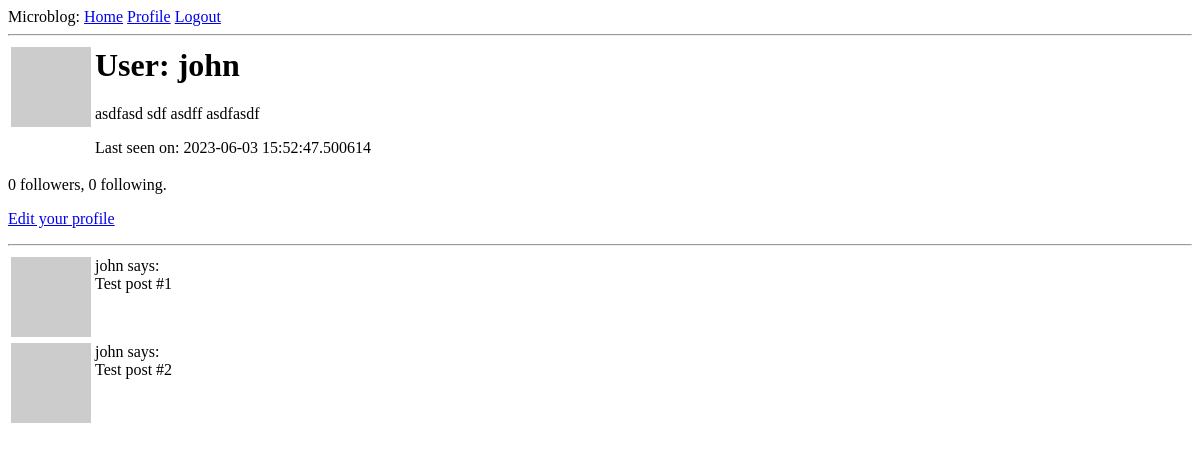
Page /user/john (signed in) on the earlier database version.
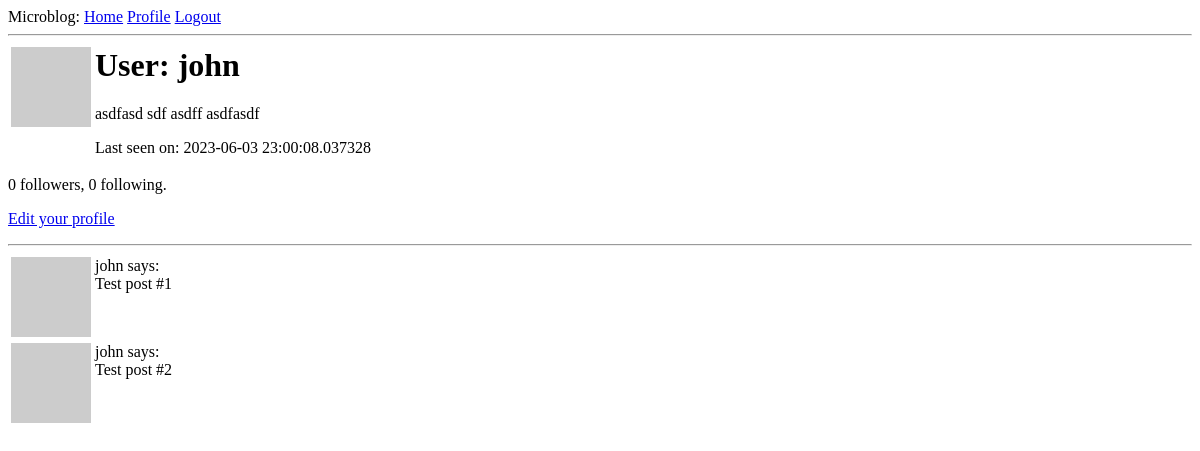
Same page on the later database version.
### app/models.py (models this page shows, shortened)
class User(UserMixin, db.Model):
    id = db.Column(db.Integer, primary_key=True)
    username = db.Column(db.String(64), index=True, unique=True)
    email = db.Column(db.String(120), index=True, unique=True)
    password_hash = db.Column(db.String(128))
    posts = db.relationship("Post", backref="author", lazy="dynamic")
    about_me = db.Column(db.String(140))
    last_seen = db.Column(db.DateTime, default=datetime.utcnow)
    followed = db.relationship(
        "User",
        secondary=followers,
        primaryjoin=(followers.c.follower_id == id),
        secondaryjoin=(followers.c.followed_id == id),
        backref=db.backref("followers", lazy="dynamic"),
        lazy="dynamic",
    )
    def avatar(self, size):
        digest = md5(self.email.lower().encode("utf-8")).hexdigest()
        return "https://www.gravatar.com/avatar/{}?d=identicon&s={}".format(
            digest, size
        )

### app/routes.py (the view)
@app.route("/user/<username>")
@login_required
def user(username):
    user = User.query.filter_by(username=username).first_or_404()
    posts = [
        {"author": user, "body": "Test post #1"},
        {"author": user, "body": "Test post #2"},
    ]
    return render_template("user.html", user=user, posts=posts)

### app/models.py (called while the page is built)
@login.user_loader
def load_user(id):
    return User.query.get(int(id))

### app/routes.py (called while the page is built)
@app.before_request
def before_request():
    if current_user.is_authenticated:
        current_user.last_seen = datetime.utcnow()
        db.session.commit()

### app/templates/user.html (shortened to what this page needs)
{% extends 'base.html' %}
{% block content %}
  <table>
    <tr valign="top">
      <td>
        <img src="{{ user.avatar(128) }}" />
      </td>
      <td>
        <h1>User: {{ user.username }}</h1>
        {% if user.about_me %}
          <p>{{ user.about_me }}</p>
        {% endif %}
        {% if user.last_seen %}
          <p>Last seen on: {{ user.last_seen }}</p>
        {% endif %}
      </td>
    </tr>
  </table>
  <p>{{ user.followers.count() }} followers, {{ user.followed.count() }} following.</p>
  {% if user == current_user %}
    <p>
      <a href="{{ url_for('edit_profile') }}">Edit your profile</a>
    </p>
  {% endif %}
  <hr />
  {% for post in posts %}
    {% include '_post.html' %}
  {% endfor %}
{% endblock %}

### app/templates/base.html (shortened to what this page needs)
<html>
  <head>
  </head>
  <body>
    <div>
      Microblog:
      <a href="{{ url_for('index') }}">Home</a>
      {% if current_user.is_anonymous %}
        <a href="{{ url_for('login') }}">Login</a>
      {% else %}
        <a href="{{ url_for('user', username = current_user.username) }}">Profile</a>
        <a href="{{ url_for('logout') }}">Logout</a>
      {% endif %}
    </div>
    <hr />
    {% block content %}
    {% endblock %}
  </body>
</html>

### app/templates/_post.html
<table>
  <tr valign="top">
    <td>
      <img src="{{ post.author.avatar(36) }}" />
    </td>
    <td>
      {{ post.author.username }} says:<br />{{ post.body }}
    </td>
  </tr>
</table>

Differences in the rows shown:
changed User "john": last_seen "2023-06-03 15:52:47.500614" → "2023-06-03 23:00:08.037328"
